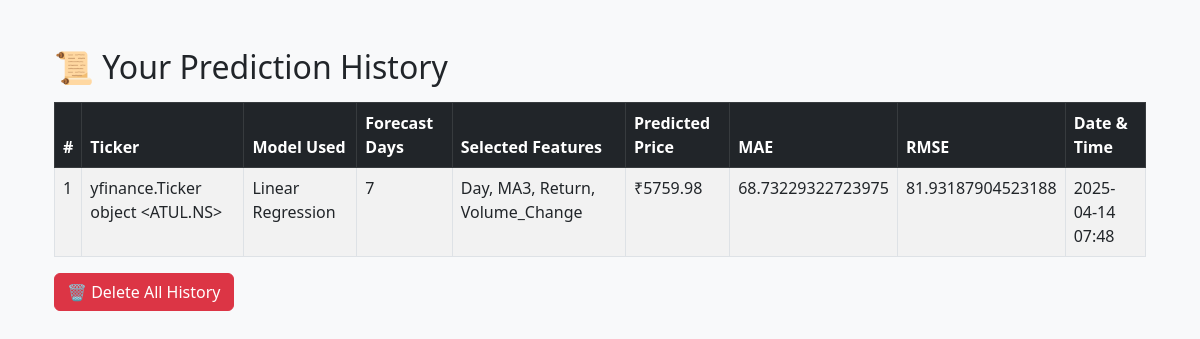
The page /history/ (signed in) on the database as committed earlier.
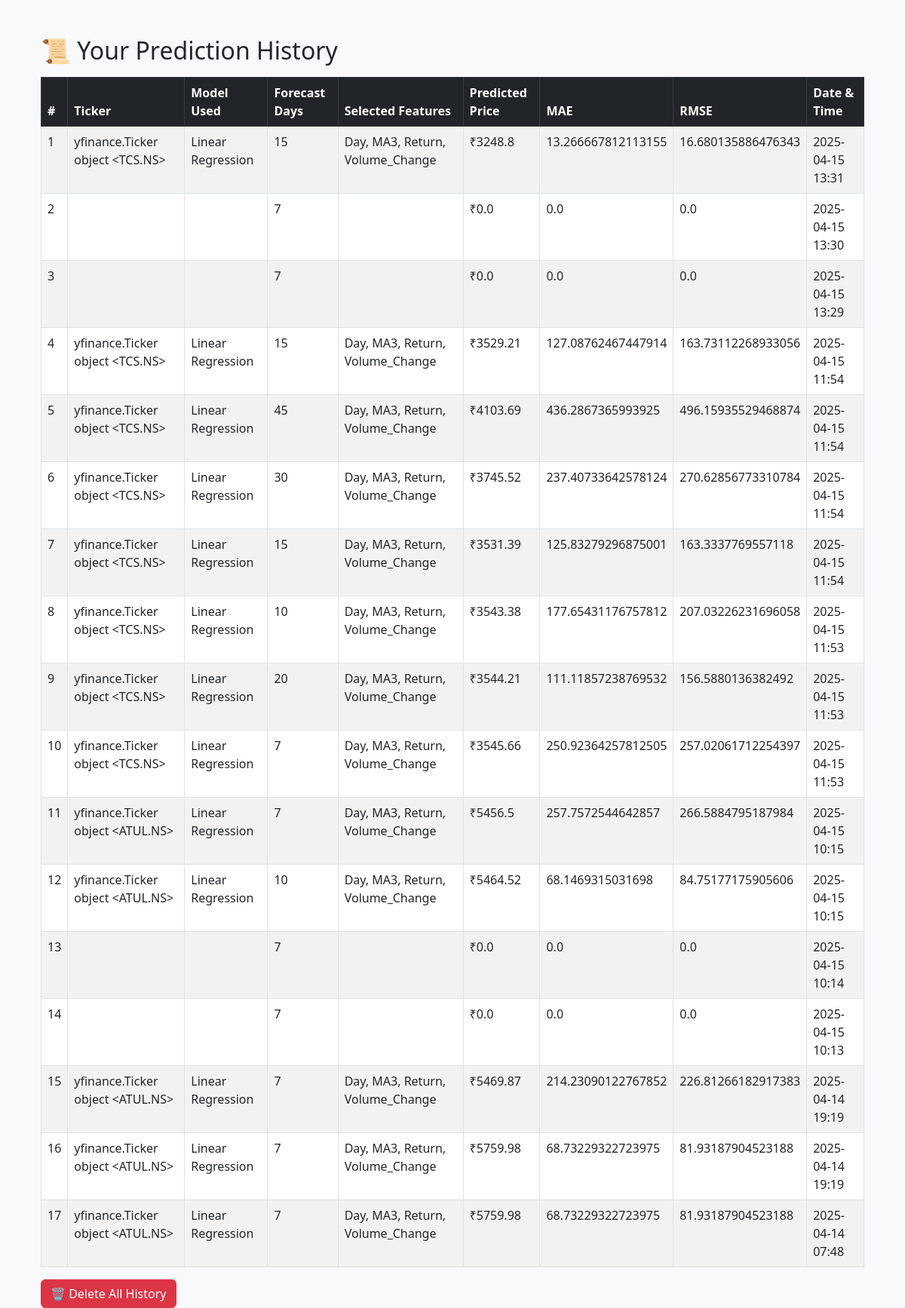
The same page on the database as committed later.
### watchlist/models.py (models this page shows, shortened)
class Stock(models.Model):
    name = models.CharField(max_length=20)
    user = models.ForeignKey(User, on_delete=models.CASCADE)
    ticker = models.CharField(max_length=20)
    model_used = models.CharField(max_length=50)
    forecast_days = models.IntegerField(default=7)
    features_used = models.TextField()
    predicted_price = models.FloatField(null=True, blank=True, default=0.0)
    mae = models.FloatField(null=True, blank=True, default=0.0)
    rmse = models.FloatField(null=True, blank=True, default=0.0)
    created_at = models.DateTimeField(auto_now_add=True)

### watchlist/views.py (the view)
# urls.py: path('history/', views.history_view, name='history'),
@login_required
def history_view(request):
    user_predictions = Stock.objects.filter(user=request.user).order_by('-created_at')
    return render(request, 'history.html', {'predictions': user_predictions})

### watchlist/templates/history.html (shortened to what this page needs)
{% extends "base.html" %}
{% block content %}
<div class="container mt-5">
  <h2>📜 Your Prediction History</h2>
  {% if predictions %}
    <table class="table table-bordered table-striped mt-3">
      <thead class="table-dark">
        <tr>
          <th>#</th>
          <th>Ticker</th>
          <th>Model Used</th>
          <th>Forecast Days</th>
          <th>Selected Features</th>
          <th>Predicted Price</th>
          <th>MAE</th>
          <th>RMSE</th>
          <th>Date & Time</th>
        </tr>
      </thead>
      <tbody>
        {% for item in predictions %}
        <tr>
          <td>{{ forloop.counter }}</td>
          <td>{{ item.ticker }}</td>
          <td>{{ item.model_used }}</td>
          <td>{{ item.forecast_days }}</td>
          <td>{{ item.features_used }}</td>
          <td>₹{{ item.predicted_price }}</td>
          <td>{{ item.mae }}</td>
          <td>{{ item.rmse }}</td>
          <td>{{ item.created_at|date:"Y-m-d H:i" }}</td>
        </tr>
        {% endfor %}
      </tbody>
    </table>
    <form method="post" action="{% url 'delete_history' %}" class="mt-3">
        <button type="submit" class="btn btn-danger">🗑️ Delete All History</button>
    </form>
  {% else %}
    <p class="text-muted mt-3">No predictions found.</p>
  {% endif %}
</div>
{% endblock %}

### watchlist/templates/base.html (shortened to what this page needs)
<!DOCTYPE html>
<html lang="en">
<head>
    <link rel="stylesheet" href="https://cdn.jsdelivr.net/npm/bootstrap@5.3.0/dist/css/bootstrap.min.css">
</head>
<body class="bg-light">
    <div class="container mt-4">
        {% block content %}
        {% endblock %}
    </div>
</body>
</html>

Rows that differ between the two databases and show on the page:
added Stock: ticker "yfinance.Ticker object <TCS.NS>", model_used "Linear Regression", forecast_days "15", features_used "Day, MA3, Return, Volume_Change", predicted_price "3248.8", mae "13.266667812113155", rmse "16.680135886476343", created_at "2025-04-15 13:31"
added Stock: forecast_days "7", predicted_price "0.0", mae "0.0", rmse "0.0", created_at "2025-04-15 13:30"
added Stock: forecast_days "7", predicted_price "0.0", mae "0.0", rmse "0.0", created_at "2025-04-15 13:29"
added Stock: ticker "yfinance.Ticker object <TCS.NS>", model_used "Linear Regression", forecast_days "15", features_used "Day, MA3, Return, Volume_Change", predicted_price "3529.21", mae "127.08762467447914", rmse "163.73112268933056", created_at "2025-04-15 11:54"
added Stock: ticker "yfinance.Ticker object <TCS.NS>", model_used "Linear Regression", forecast_days "45", features_used "Day, MA3, Return, Volume_Change", predicted_price "4103.69", mae "436.2867365993925", rmse "496.15935529468874", created_at "2025-04-15 11:54"
added Stock: ticker "yfinance.Ticker object <TCS.NS>", model_used "Linear Regression", forecast_days "30", features_used "Day, MA3, Return, Volume_Change", predicted_price "3745.52", mae "237.40733642578124", rmse "270.62856773310784", created_at "2025-04-15 11:54"
added Stock: ticker "yfinance.Ticker object <TCS.NS>", model_used "Linear Regression", forecast_days "15", features_used "Day, MA3, Return, Volume_Change", predicted_price "3531.39", mae "125.83279296875001", rmse "163.3337769557118", created_at "2025-04-15 11:54"
added Stock: ticker "yfinance.Ticker object <TCS.NS>", model_used "Linear Regression", forecast_days "10", features_used "Day, MA3, Return, Volume_Change", predicted_price "3543.38", mae "177.65431176757812", rmse "207.03226231696058", created_at "2025-04-15 11:53"
added Stock: ticker "yfinance.Ticker object <TCS.NS>", model_used "Linear Regression", forecast_days "20", features_used "Day, MA3, Return, Volume_Change", predicted_price "3544.21", mae "111.11857238769532", rmse "156.5880136382492", created_at "2025-04-15 11:53"
added Stock: ticker "yfinance.Ticker object <TCS.NS>", model_used "Linear Regression", forecast_days "7", features_used "Day, MA3, Return, Volume_Change", predicted_price "3545.66", mae "250.92364257812505", rmse "257.02061712254397", created_at "2025-04-15 11:53"
added Stock: ticker "yfinance.Ticker object <ATUL.NS>", model_used "Linear Regression", forecast_days "7", features_used "Day, MA3, Return, Volume_Change", predicted_price "5456.5", mae "257.7572544642857", rmse "266.5884795187984", created_at "2025-04-15 10:15"
added Stock: ticker "yfinance.Ticker object <ATUL.NS>", model_used "Linear Regression", forecast_days "10", features_used "Day, MA3, Return, Volume_Change", predicted_price "5464.52", mae "68.1469315031698", rmse "84.75177175905606", created_at "2025-04-15 10:15"
added Stock: forecast_days "7", predicted_price "0.0", mae "0.0", rmse "0.0", created_at "2025-04-15 10:14"
added Stock: forecast_days "7", predicted_price "0.0", mae "0.0", rmse "0.0", created_at "2025-04-15 10:13"
added Stock: ticker "yfinance.Ticker object <ATUL.NS>", model_used "Linear Regression", forecast_days "7", features_used "Day, MA3, Return, Volume_Change", predicted_price "5469.87", mae "214.23090122767852", rmse "226.81266182917383", created_at "2025-04-14 19:19"
added Stock: ticker "yfinance.Ticker object <ATUL.NS>", model_used "Linear Regression", forecast_days "7", features_used "Day, MA3, Return, Volume_Change", predicted_price "5759.98", mae "68.73229322723975", rmse "81.93187904523188", created_at "2025-04-14 19:19"
